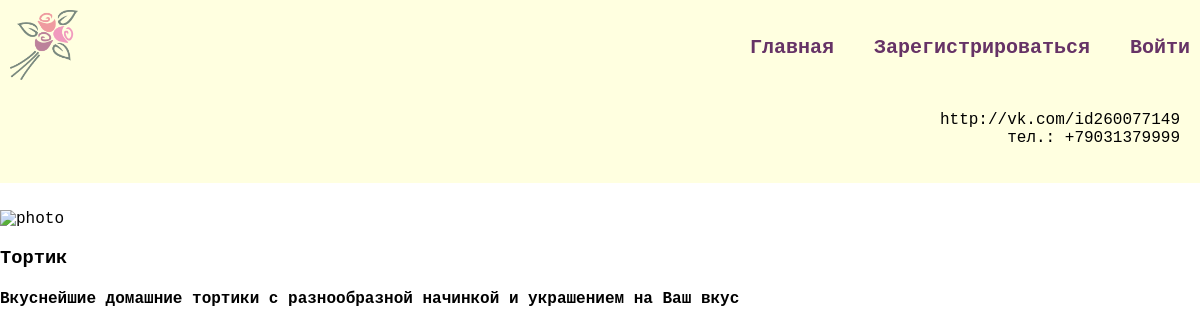
Screenshot of /home/4/ with the database file from the repository.
### sweets/models.py (models this page shows, shortened)
class Catalog(models.Model):
    title = models.CharField(max_length=100)
    picture = models.ImageField(upload_to='media/images/')
    description = models.TextField()
    price = models.IntegerField(null=False)
    date_completed = models.DateTimeField(null=True, blank=True)
    favourite = models.BooleanField(default=False)
    user = models.ForeignKey(User, on_delete=models.CASCADE)

### sweets/views.py (the view)
# urls.py: path('home/<str:pk>/', views.work, name='work'),
def work(request, pk):
    work_obj = Catalog.objects.get(id=pk)
    context = {'work': work_obj}
    return render(request, 'userpage/single-work.html', context)

### sweets/templates/userpage/single-work.html
{% extends 'userpage/base.html' %}
{% block content %}
<div class="block">
    <div class="single">
        <img class="singleWork" src="{{ work.image.url }}" alt="photo"/>
        <h3>{{ work.title }}</h3>
        <h4>{{ work.description }}</h4>
    </div>
</div>
{% endblock %}

### sweets/static/css/style.css (style rules this page uses)
body { font-family: 'Courier New', Courier, monospace, Verdana, Tahoma, sans-serif, sans-serif; padding: 0; margin: 0 auto; background-color: #FFF; }
.block { display: flex; flex-wrap: wrap; margin-bottom: 60px; }
.block img { max-width: 360px; }

### rows the page displays
Catalog: title "Тортик", description "Вкуснейшие домашние тортики с разнообразной начинкой и украшением на Ваш вкус"
